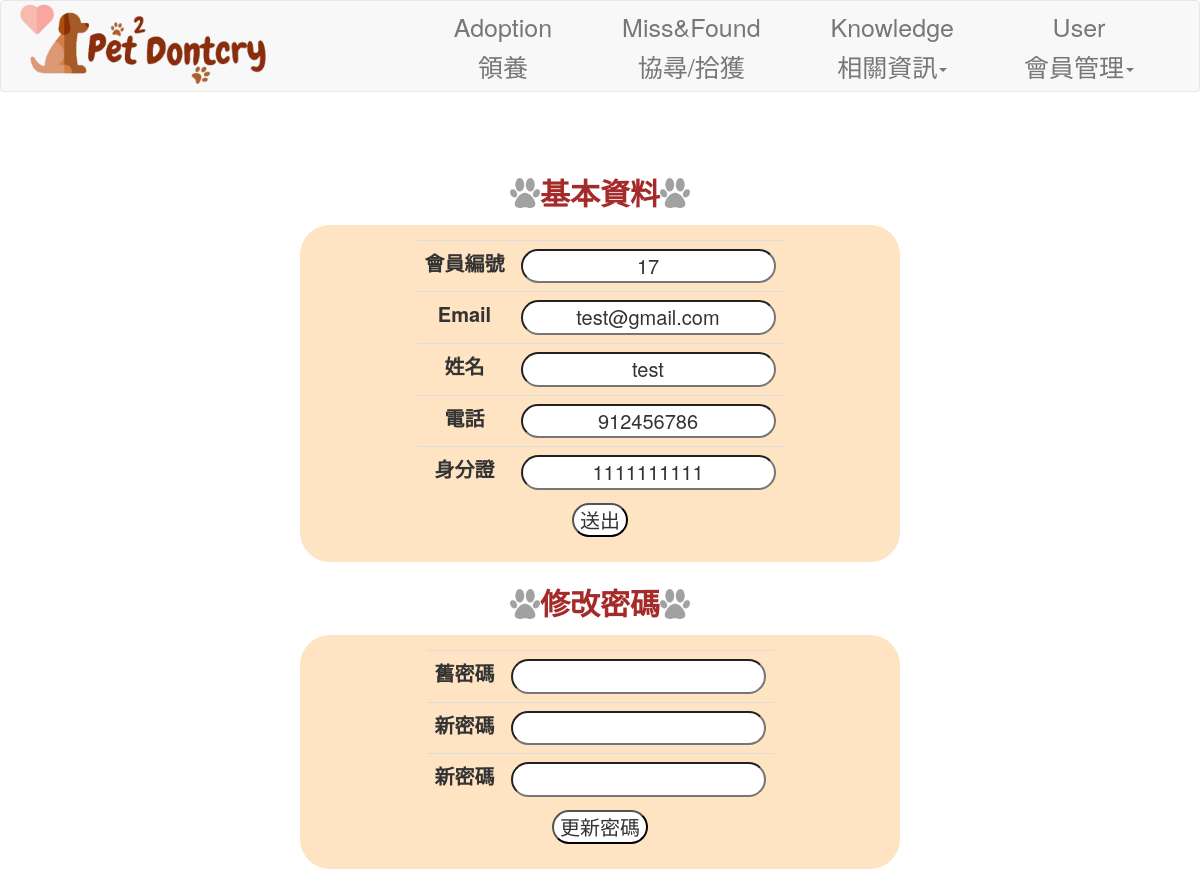
The page /user/edit_userinfo/282 (signed in) on the database its author committed.
### app/models/user.py (models this page shows, shortened)
class user(db.Model):
    __tablename__ = 'user'
    UID = db.Column('UID', db.Integer, primary_key = True)
    name = db.Column('name', db.String(20))
    identity = db.Column('identity',db.String(10), nullable=False)
    phone = db.Column('phone',db.String(10))
    ID = db.Column('ID',db.Integer,db.ForeignKey('account.ID'),nullable=False)
    published = db.relationship('published', backref='user', lazy='dynamic')
    pet = db.relationship('pet', backref='user', lazy='dynamic')
    clinic_doctor = db.relationship('clinic_doctor', backref='user', lazy='dynamic')

class account(UserMixin,db.Model):
    __tablename__ = 'account'
    ID = db.Column('ID', db.Integer, primary_key = True)
    email = db.Column('email',db.String(50), nullable=False)
    password_hash = db.Column('password',db.String(128), nullable=False)
    role = db.Column('role', db.String(10), nullable=False)
    first = db.Column('first', db.Boolean, default=False)
    user = db.relationship('user', backref='user', lazy='dynamic')
    clinic = db.relationship('clinic', backref='clinic', lazy='dynamic')
    @property
    def password(self):
        raise AttributeError('password is not a readable attribute')
    @password.setter
    def password(self,password):
        self.password_hash = generate_password_hash(password)
    @login_manager.user_loader
    def load_user(ID):
        try:
            return account.query.get(ID)
        except:
            return None

### app/views/user.py (the view, shortened to what this page needs)
@user_views.route('/user/edit_userinfo/<ID>', methods=['GET', 'POST'])
@login_required
def edit_user_info(ID):
    users = get_user_data(ID)
    """
    說明：更新使用者資訊
    :return:
    """
    form = FormUserInfo()
    form1 = FormChangePWD()
    form.UID.data = users.UID
    form.identity.data = users.identity
    form.email.data = current_user.email
    form.name.data = users.name
    form.phone.data = users.phone
    print("errr",users.name)
    return render_template('user_data.html', form=form,form1=form1)

### app/form/userForm.py (shortened to what this page needs)
class FormUserInfo(FlaskForm):
    UID = StringField('會員編號', render_kw={'readonly': True})
    email = StringField('Email', render_kw={'readonly': True})
    identity = StringField('身分證字號', render_kw={'readonly': True})
    name = StringField('姓名',validators=[
        validators.Length(3, 10),
        validators.DataRequired()
    ])
    phone = StringField('電話',validators=[
        validators.Length(8, 10),
    ])
    submit = SubmitField('送出')

class FormChangePWD(FlaskForm):
    password_old = PasswordField('舊密碼', validators=[
        validators.DataRequired()
    ])
    password_new = PasswordField('新密碼', validators=[
        validators.DataRequired(),
        validators.Length(5, 10),
        validators.EqualTo('password_new_confirm', message='PASSWORD NEED MATCH')
    ])
    password_new_confirm = PasswordField('確認新密碼', validators=[
        validators.DataRequired()
    ])
    submit = SubmitField('更新密碼')

### app/controllers/user.py (called while the page is built)
def get_user_data(ID):
    return user.query.filter_by(ID=ID).first()

### app/templates/user_data.html (shortened to what this page needs)
<!DOCTYPE html>
{% extends "base.html" %}
{% block content %}
<head>
    <link rel="stylesheet" href="{{ url_for('static', filename='css/user_data.css') }}">
</head>
<body background="{{ url_for('static', filename='img/first-page.jpg') }}" style="background-size: cover; font-size: 2rem;">
    <div class="Title_img mb-total" style="margin-top: 5%;">
        <div class="Title_img" style=" display: flex; align-items: center;">
            <img src="{{ url_for('static', filename='img/dog-footprints.png') }}" width="30" height="30">
            <div class="Title font-B" style="font-size: 3rem; color: brown;"> 基本資料 </div>
            <img src="{{ url_for('static', filename='img/dog-footprints.png') }}" width="30" height="30">
        </div>
    </div>
    <div class="a">
        <div class="bg-table rounded-table h-100 p-4 mb-4 w-80 dis">
            <form method="post" action="/user/edit_userinfo/{{current_user.ID}}">
                <table class="table" style="font-size: 2rem;">
                    <tbody class="thead">
                        <tr>
                            <td scope="row" class="font-B">{{form.UID.label}}</td>
                            <td>{{form.UID(class='input-text')}}</td>
                        </tr>
                        <tr>
                            <td scope="row" class="font-B">Email</td>
                            <td>{{form.email(class='input-text')}}</td>
                        </tr>
                        <tr>
                            <td scope="row" class="font-B">姓名</td>
                            <td>{{form.name(class='input-text')}}</td>
                        </tr>
                        <tr>
                            <td scope="row" class="font-B">電話</td>
                            <td>{{form.phone(class='input-text')}}</td>
                        </tr>
                        <tr>
                            <td scope="row" class="font-B">身分證</td>
                            <td>{{form.identity(class='input-text')}}</td>
                        </tr>
                    </tbody>
                </table>
                <div class="a mb-4">
                    {{form.submit(class='input-text')}}
                </div>
            </form>
        </div>
    </div>
    <div class="Title_img mb-total">
        <div class="Title_img" style=" display: flex; align-items: center;">
            <img src="{{ url_for('static', filename='img/dog-footprints.png') }}" width="30" height="30">
            <div class="Title" style="font-size: 3rem; color: brown;"> 修改密碼 </div>
            <img src="{{ url_for('static', filename='img/dog-footprints.png') }}" width="30" height="30">
        </div>
    </div>
    <div class="a">
        <div class="bg-table rounded-table h-100 p-4 mb-4 w-80 dis">
            <form method="post" action="/user/edit_userinfo/{{current_user.ID}}">
                <table class="table" style="font-size: 2rem;">
                    <tbody class="thead">
                        <tr>
                            <td scope="row" class="font-B">舊密碼</td>
                            <td>{{form1.password_old(class='input-text')}}</td>
                        </tr>
                        <tr>
                            <td scope="row" class="font-B">新密碼</td>
                            <td>{{form1.password_new(class='input-text')}}</td>
                        </tr>
                        <tr>
                            <td scope="row" class="font-B">新密碼</td>
                            <td>{{form1.password_new_confirm(class='input-text')}}</td>
                        </tr>
                    </tbody>
                </table>
                <div class="a mb-4">
                    {{form1.submit(class='input-text')}}
                </div>
            </form>
        </div>
    </div>
</body>
{% endblock content %}

### app/static/css/user_data.css (style rules this page uses)
.bg-table { background-color:bisque; }
.font-B { font-weight: bold; }
.rounded-table { border-radius: 30px; }
.h-100 { height: auto; }
.w-80 { width: 50%; }
.p-4 { padding: 1.5rem; }
.a { display: flex; justify-content: center; align-content: center; flex-direction: column; align-items: center; }
.Title_img { display: flex; justify-content: center; }
.Title { font-size: 3rem; color: brown; font-weight: bold; display: flex; justify-content: center; align-items: center; }
.mb-4 { margin-bottom: 1rem; }
.dis { display:flex; justify-content: center; }
.table { margin-bottom: 0.5rem; font-size: 1rem; display: blocks; }
.thead { text-align: center; }
.input-text { border-radius: 30px; text-justify: center; text-align: center; background-color: #ffffff; }
.mb-total { margin: 1rem; }

### rows shown on the page
user: UID "17", name "test", phone "912456786", identity "1111111111"
account: email "test@gmail.com"
